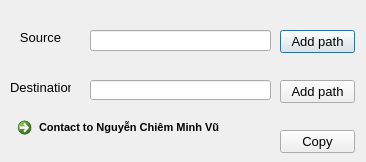
<?xml version="1.0" encoding="UTF-8"?>
<ui version="4.0">
 <class>mainDialog</class>
 <widget class="QDialog" name="mainDialog">
  <property name="geometry">
   <rect>
    <x>0</x>
    <y>0</y>
    <width>366</width>
    <height>162</height>
   </rect>
  </property>
  <property name="font">
   <font>
    <pointsize>10</pointsize>
   </font>
  </property>
  <property name="windowTitle">
   <string>mainDialog</string>
  </property>
  <widget class="QLineEdit" name="lineEdit">
   <property name="geometry">
    <rect>
     <x>90</x>
     <y>30</y>
     <width>181</width>
     <height>21</height>
    </rect>
   </property>
  </widget>
  <widget class="QLineEdit" name="lineEdit_2">
   <property name="geometry">
    <rect>
     <x>90</x>
     <y>80</y>
     <width>181</width>
     <height>20</height>
    </rect>
   </property>
  </widget>
  <widget class="QLabel" name="label">
   <property name="geometry">
    <rect>
     <x>10</x>
     <y>30</y>
     <width>61</width>
     <height>16</height>
    </rect>
   </property>
   <property name="text">
    <string>&lt;html&gt;&lt;head/&gt;&lt;body&gt;&lt;p align=&quot;center&quot;&gt;Source&lt;/p&gt;&lt;/body&gt;&lt;/html&gt;</string>
   </property>
  </widget>
  <widget class="QLabel" name="label_2">
   <property name="geometry">
    <rect>
     <x>10</x>
     <y>80</y>
     <width>61</width>
     <height>16</height>
    </rect>
   </property>
   <property name="text">
    <string>&lt;html&gt;&lt;head/&gt;&lt;body&gt;&lt;p align=&quot;center&quot;&gt;Destination&lt;/p&gt;&lt;/body&gt;&lt;/html&gt;</string>
   </property>
  </widget>
  <widget class="QPushButton" name="button1">
   <property name="geometry">
    <rect>
     <x>280</x>
     <y>30</y>
     <width>75</width>
     <height>23</height>
    </rect>
   </property>
   <property name="text">
    <string>Add path</string>
   </property>
  </widget>
  <widget class="QPushButton" name="button2">
   <property name="geometry">
    <rect>
     <x>280</x>
     <y>80</y>
     <width>75</width>
     <height>23</height>
    </rect>
   </property>
   <property name="text">
    <string>Add path</string>
   </property>
  </widget>
  <widget class="QPushButton" name="copyButton">
   <property name="geometry">
    <rect>
     <x>280</x>
     <y>130</y>
     <width>75</width>
     <height>23</height>
    </rect>
   </property>
   <property name="text">
    <string>Copy</string>
   </property>
  </widget>
  <widget class="QCommandLinkButton" name="commandLinkButton">
   <property name="geometry">
    <rect>
     <x>10</x>
     <y>110</y>
     <width>261</width>
     <height>41</height>
    </rect>
   </property>
   <property name="font">
    <font>
     <family>Segoe UI</family>
     <pointsize>8</pointsize>
    </font>
   </property>
   <property name="text">
    <string>Contact to Nguyễn Chiêm Minh Vũ</string>
   </property>
  </widget>
 </widget>
 <layoutdefault spacing="6" margin="11"/>
 <resources/>
 <connections/>
</ui>
